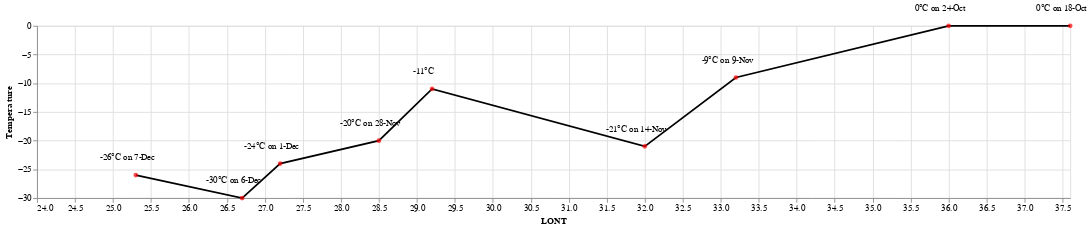

The notebook cell this image was saved under:
### Code cell
Final_Temp

### Figure 1 — Vega-Lite specification as saved in the notebook (floating-point values rounded to 4 significant figures)
{"config": {"view": {"continuousWidth": 400, "continuousHeight": 300}}, "layer": [{"mark": {"type": "line", "color": "black"}, "encoding": {"x": {"field": "LONT", "scale": {"domain": [24.0, 37.6]}, "type": "quantitative"}, "y": {"axis": {"grid": true, "orient": "left", "title": "Temperature"}, "field": "TEMP", "type": "quantitative"}}}, {"mark": {"type": "text", "dx": -10, "dy": -20, "font": "Monospace", "fontSize": 10}, "encoding": {"text": {"field": "Display", "type": "nominal"}, "x": {"field": "LONT", "scale": {"domain": [24.0, 37.6]}, "type": "quantitative"}, "y": {"axis": {"grid": true, "orient": "left", "title": "Temperature"}, "field": "TEMP", "type": "quantitative"}}}, {"mark": {"type": "circle", "color": "red"}, "encoding": {"text": {"field": "Display", "type": "nominal"}, "x": {"field": "LONT", "scale": {"domain": [24.0, 37.6]}, "type": "quantitative"}, "y": {"axis": {"grid": true, "orient": "left", "title": "Temperature"}, "field": "TEMP", "type": "quantitative"}}}], "data": {"name": "data-30870872ef5a6d24c19bb7fbd6ac0a02"}, "height": 200, "width": 1200, "$schema": "https://vega.github.io/schema/vega-lite/v4.17.0.json", "datasets": {"data-30870872ef5a6d24c19bb7fbd6ac0a02": [{"LONT": 37.6, "TEMP": 0, "DAYS": 6, "Date": "18 Oct", "Display": "0°C on 18-Oct"}, {"LONT": 36.0, "TEMP": 0, "DAYS": 6, "Date": "24 Oct", "Display": "0°C on 24-Oct"}, {"LONT": 33.2, "TEMP": -9, "DAYS": 16, "Date": "9 Nov", "Display": "-9°C on 9-Nov"}, {"LONT": 32.0, "TEMP": -21, "DAYS": 5, "Date": "14 Nov", "Display": "-21°C on 14-Nov"}, {"LONT": 29.2, "TEMP": -11, "DAYS": 10, "Date": "", "Display": "-11°C"}, {"LONT": 28.5, "TEMP": -20, "DAYS": 4, "Date": "28 Nov", "Display": "-20°C on 28-Nov"}, {"LONT": 27.2, "TEMP": -24, "DAYS": 3, "Date": "1 Dec", "Display": "-24°C on 1-Dec"}, {"LONT": 26.7, "TEMP": -30, "DAYS": 5, "Date": "6 Dec", "Display": "-30°C on 6-Dec"}, {"LONT": 25.3, "TEMP": -26, "DAYS": 1, "Date": "7 Dec", "Display": "-26°C on 7-Dec"}]}}
